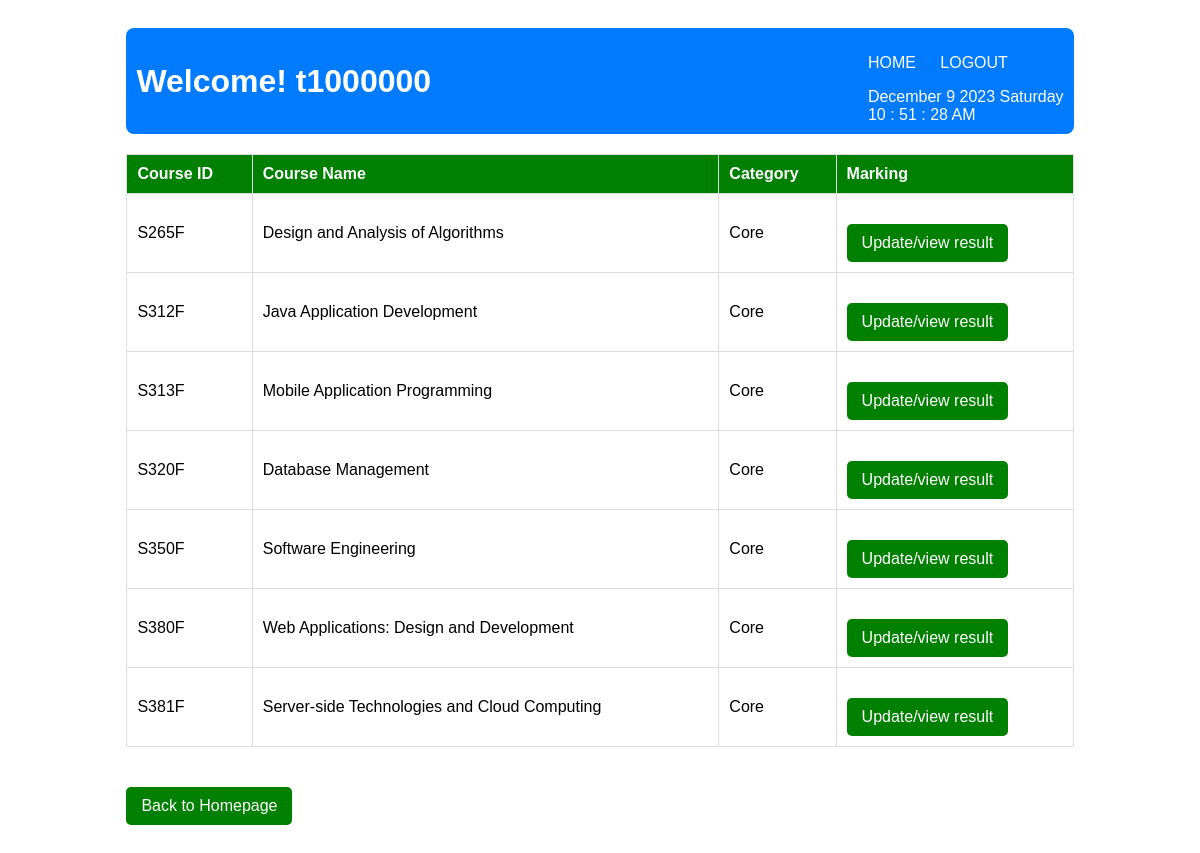
Screenshot of /Teacher/taughtCourse.php (signed in) with the database file from the repository.
### tables this page shows
CREATE TABLE `Course` (
  `course_id` varchar(255) NOT NULL,
  `course_name` varchar(255) DEFAULT NULL,
  `course_type` varchar(255) DEFAULT NULL,
  `credit` int(1) DEFAULT NULL,
  `lecturer` varchar(255) NOT NULL,
  `department` varchar(10) NOT NULL
);

### Teacher/taughtCourse.php (the view, shortened to what this page needs)
<!DOCTYPE html>
<html>
<head>
    <link rel="stylesheet" href="../css/globle-style.css" />
</head>
<body>
<div class="container">
<?php
    include_once('../navbar.php');
    include "../db_conn.php";
    $Userid =  $_SESSION['Userid'];
    $sql = "SELECT course_id, course_name ,course_type FROM Course WHERE lecturer = '$Userid' ";
    $result = mysqli_query($conn, $sql);
    if (mysqli_num_rows($result) > 0) {
        echo "<table border='1' style='width: 100%; margin-top: 20px;'>";
        echo "<tr><th>Course ID</th><th>Course Name</th><th>Category</th><th>Marking</th></tr>";
        while ($row = mysqli_fetch_assoc($result)) {
            echo "<tr>";
            echo "<td>" . htmlspecialchars($row['course_id']) . "</td>";
            echo "<td>" . htmlspecialchars($row['course_name']) . "</td>";
            echo "<td>" . htmlspecialchars($row['course_type']) . "</td>";
            echo "<td><a href='updateCourseResult.php?course_id=" . $row['course_id'] . "' class = button>Update/view result</a></td>";
            echo "</tr>";
        }
        echo "</table>";
    } else {
        echo "No courses found.";
    }
?>
<div style="margin-top: 20px;">
    <a href="homepage.php" class = "button">Back to Homepage</a>
</div>
</body>
</html>

### css/globle-style.css (style rules this page uses)
body { font-family: Arial, sans-serif; background-color: rgba(255, 255, 255, 0.638); }
.container { width: 80%; margin: auto; overflow: hidden; padding: 20px; }
table { width: 100%; margin-top: 20px; border-collapse: collapse; }
table, th, td { border: 1px solid #ddd; }
th, td { padding: 10px; text-align: left; }
th { background-color: green; color: white; }
.button { display: inline-block; background-color: green; color: white; padding: 10px 15px; margin-top: 20px; text-decoration: none; border-radius: 5px; }

### rows the page displays
course: course_id "S265F", course_name "Design and Analysis of Algorithms", course_type "Core"
course: course_id "S312F", course_name "Java Application Development", course_type "Core"
course: course_id "S313F", course_name "Mobile Application Programming", course_type "Core"
course: course_id "S320F", course_name "Database Management", course_type "Core"
course: course_id "S350F", course_name "Software Engineering", course_type "Core"
course: course_id "S380F", course_name "Web Applications: Design and Development", course_type "Core"
course: course_id "S381F", course_name "Server-side Technologies and Cloud Computing", course_type "Core"

### other values shown
$Userid "t1000000"
